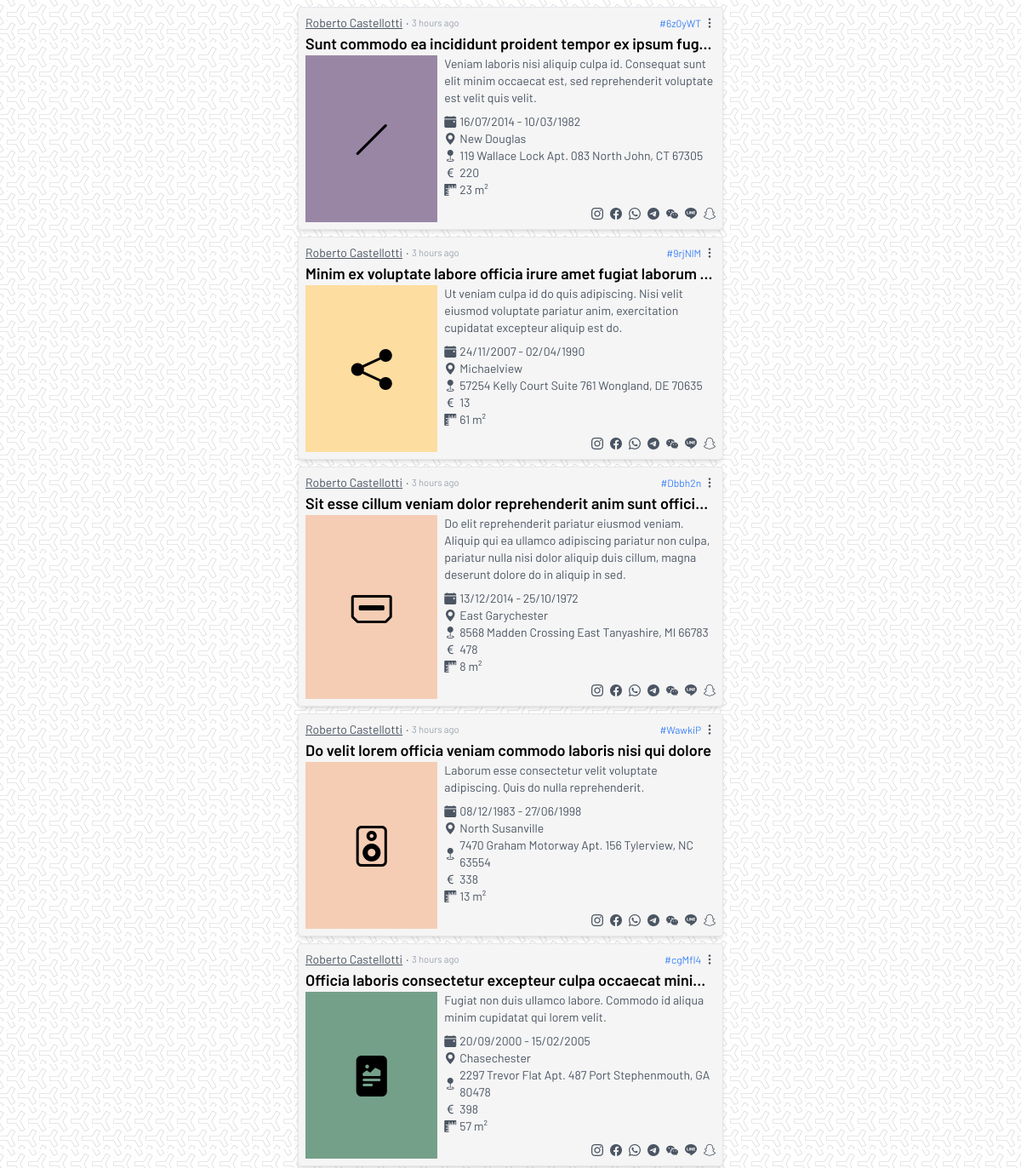
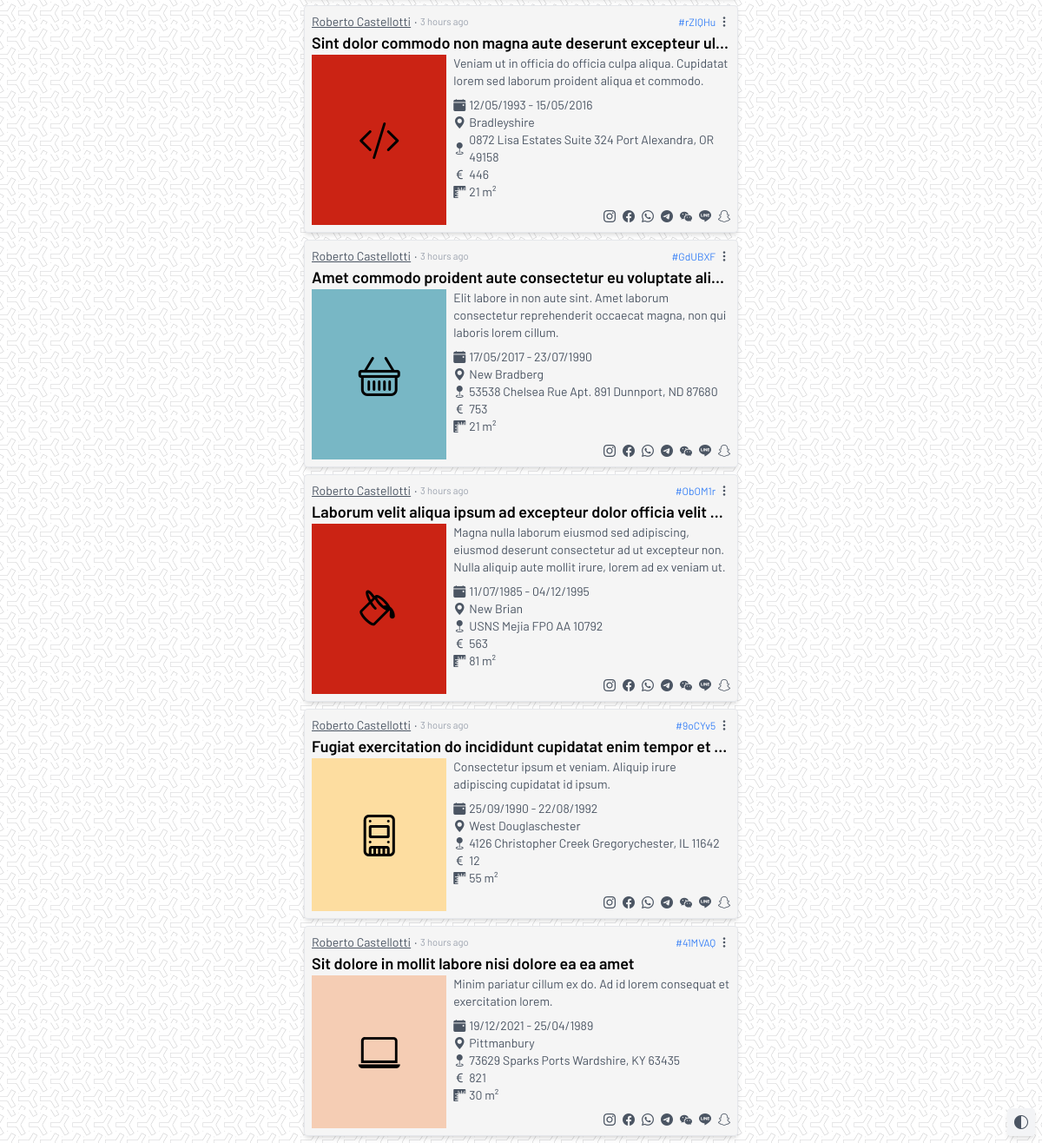
The page / on the database its author committed (2 pictures, top to bottom).
### app.py (models this page shows, shortened)
class Listing(db.Model):
    id = db.Column(db.Integer, primary_key=True)
    title = db.Column(db.String(80), nullable=False)
    price = db.Column(db.Integer, nullable=False)
    slug = db.Column(db.String(120), unique=True, nullable=False)
    image = db.Column(db.String(120))
    city = db.Column(db.String(120))
    street = db.Column(db.String(120))
    shortDescription = db.Column(db.String(1024), nullable=False)
    createdAt = db.Column(db.DateTime, default=datetime.datetime.utcnow)
    startDate = db.Column(db.DateTime)
    endDate = db.Column(db.DateTime)
    dimension = db.Column(db.String(8))
    icon = db.Column(db.String(50))
    color = db.Column(db.String(50))

### app.py (the view)
@app.route("/")
def index():
    listings = Listing.query.all()
    return render_template("index.html", listings=listings)

### templates/index.html
{% extends "base.html" %}
{% block content %}
{% from "listing.html" import listing with context %}
{% for l in listings %}
    {{ listing(l)}}
{% endfor %}
{% endblock %}

### templates/base.html (shortened to what this page needs)
<!DOCTYPE html>
<html lang="en">
    <head>
        <script src="https://cdn.tailwindcss.com"></script>
        <link rel="stylesheet"
              href="https://cdn.jsdelivr.net/npm/bootstrap-icons@1.9.1/font/bootstrap-icons.css"/>
    </head>
    <body class="text-gray-600 dark:text-gray-200 bg-[url('/static/bg.png')] dark:dark-bg">
        <div class="my-2 w-full px-2 sm:px-0 sm:w-5/12 2xl:w-3/12 mx-auto flex flex-col gap-y-2">
            {% block content %}
                {% from "listing.html" import listing with context %}
            {% endblock %}
        </div>
        <div onclick="toggleTheme()"
             class="print:hidden shadow-md fixed bottom-2 right-2 bg-gray-100 dark:bg-zinc-900 rounded w-8 h-8 flex justify-center items-center">
            <i class="bi bi-circle-half"></i>
        </div>
    </body>
</html>

### templates/listing.html
{% macro listing(l) -%}
<div class="p-2 group rounded border shadow-md hover:shadow-xl text-xs sm:text-sm
        bg-neutral-100 hover:bg-neutral-200 text-gray-600
        dark:bg-zinc-800 dark:hover:bg-zinc-900 dark:text-gray-200 dark:border-zinc-900">
    <div class="grid grid-cols-12 gap-x-2">
        <span class="col-span-12 flex gap-x-1">
            <span class="text-gray-600 underline
                        dark:text-gray-300">
                Roberto Castellotti
            </span>
            ·
            <small class="text-gray-400 dark:stone-100">3 hours ago</small>
            <span class="ml-auto">
                <a class="text-xs" href="/l/{{l.slug}}">#{{l.slug}}</a>
                <i class="bi bi-three-dots-vertical"></i>
            </span>
        </span>
        <h1 class="col-span-12 first-letter:uppercase font-semibold truncate
                text-sm sm:text-lg
                text-black
                dark:text-white  ">
            {{ l.title }}
        </h1>
        <div class="{{l.color}} col-span-4 flex
                    text-black
                    dark:text-white">
            <i class="bi {{l.icon}} text-5xl mx-auto my-auto"></i>
        </div>
        <div class="col-span-8 flex flex-col justify-between gap-y-2">
            <p class="leading-4 sm:leading-5">{{ l.shortDescription }}</p>
            <div class="flex flex-col">
                <div class="flex items-center gap-x-1">
                    <i class="bi bi-calendar-event-fill"></i>
                    {{l.startDate.strftime('%d/%m/%Y')}} -
                    {{l.endDate.strftime('%d/%m/%Y')}}
                </div>
                <div class="flex items-center gap-x-1">
                    <i class="bi bi-geo-alt-fill"></i> {{l.city}}
                </div>
                <div class="flex items-center gap-x-1">
                    <i class="bi bi-geo-fill"></i> {{l.street}}
                </div>
                <div class="flex items-center gap-x-1">
                    <i class="bi bi-currency-euro"></i> {{l.price}}
                </div>
                <div class="flex items-center gap-x-1">
                    <i class="bi bi-rulers"></i> {{l.dimension}} m²
                </div>
            </div>
            <span class="ml-auto flex gap-x-2">
                <i class="hover:text-gray-900 hover:scale-110 dark:hover:text-white bi bi-instagram"></i>
                <i class="hover:text-gray-900 hover:scale-110 dark:hover:text-white bi bi-facebook"></i>
                <i class="hover:text-gray-900 hover:scale-110 dark:hover:text-white bi bi-whatsapp"></i>
                <i class="hover:text-gray-900 hover:scale-110 dark:hover:text-white bi bi-telegram"></i>
                <i class="hover:text-gray-900 hover:scale-110 dark:hover:text-white bi bi-wechat"></i>
                <i class="hover:text-gray-900 hover:scale-110 dark:hover:text-white bi bi-line"></i>
                <i class="hover:text-gray-900 hover:scale-110 dark:hover:text-white bi bi-snapchat"></i>
            </span>
        </div>
    </div>
</div>
{%- endmacro %}

### templates/base.html (style rules this page uses)
body { font-family: "Barlow"; }
.Royal2q1 { background-color: rgb(245, 205, 180); }
.Royal2q3 { background-color: rgb(253, 221, 160); }
.Royal2q4 { background-color: rgb(116, 160, 137); }
.Zissou1q1 { background-color: rgb(120, 183, 197); }
.BottleRocket2q1 { background-color: rgb(203, 35, 20); }
.IsleofDogs1q0 { background-color: rgb(153, 134, 165); }

### rows shown on the page
Listing: slug "6z0yWT", title "sunt commodo ea incididunt proident tempor ex ipsum fug…", shortDescription "Veniam laboris nisi aliquip culpa id. Consequat sunt elit minim occaecat est, sed reprehenderit voluptate est velit quis velit.", startDate "16/07/2014", endDate "10/03/1982", city "New Douglas", street "119 Wallace Lock Apt. 083 North John, CT 67305", price "220", dimension "23"
Listing: slug "9rjNlM", title "minim ex voluptate labore officia irure amet fugiat laborum…", shortDescription "Ut veniam culpa id do quis adipiscing. Nisi velit eiusmod voluptate pariatur anim, exercitation cupidatat excepteur aliquip est do.", startDate "24/11/2007", endDate "02/04/1990", city "Michaelview", street "57254 Kelly Court Suite 761 Wongland, DE 70635", price "13", dimension "61"
Listing: slug "Dbbh2n", title "sit esse cillum veniam dolor reprehenderit anim sunt offici…", shortDescription "Do elit reprehenderit pariatur eiusmod veniam. Aliquip qui ea ullamco adipiscing pariatur non culpa, pariatur nulla nisi dolor aliquip duis cillum, magna deserunt dolore do in aliquip in sed.", startDate "13/12/2014", endDate "25/10/1972", city "East Garychester", street "8568 Madden Crossing East Tanyashire, MI 66783", price "478", dimension "8"
Listing: slug "WawkiP", title "do velit lorem officia veniam commodo laboris nisi qui dolore", shortDescription "Laborum esse consectetur velit voluptate adipiscing. Quis do nulla reprehenderit.", startDate "08/12/1983", endDate "27/06/1998", city "North Susanville", street "7470 Graham Motorway Apt. 156 Tylerview, NC 63554", price "338", dimension "13"
Listing: slug "cgMfI4", title "officia laboris consectetur excepteur culpa occaecat mini…", shortDescription "Fugiat non duis ullamco labore. Commodo id aliqua minim cupidatat qui lorem velit.", startDate "20/09/2000", endDate "15/02/2005", city "Chasechester", street "2297 Trevor Flat Apt. 487 Port Stephenmouth, GA 80478", price "398", dimension "57"
Listing: slug "rZIQHu", title "sint dolor commodo non magna aute deserunt excepteur ul…", shortDescription "Veniam ut in officia do officia culpa aliqua. Cupidatat lorem sed laborum proident aliqua et commodo.", startDate "12/05/1993", endDate "15/05/2016", city "Bradleyshire", street "0872 Lisa Estates Suite 324 Port Alexandra, OR 49158", price "446", dimension "21"
Listing: slug "GdUBXF", title "amet commodo proident aute consectetur eu voluptate ali…", shortDescription "Elit labore in non aute sint. Amet laborum consectetur reprehenderit occaecat magna, non qui laboris lorem cillum.", startDate "17/05/2017", endDate "23/07/1990", city "New Bradberg", street "53538 Chelsea Rue Apt. 891 Dunnport, ND 87680", price "753", dimension "21"
Listing: slug "ObOM1r", title "laborum velit aliqua ipsum ad excepteur dolor officia velit…", shortDescription "Magna nulla laborum eiusmod sed adipiscing, eiusmod deserunt consectetur ad ut excepteur non. Nulla aliquip aute mollit irure, lorem ad ex veniam ut.", startDate "11/07/1985", endDate "04/12/1995", city "New Brian", street "USNS Mejia FPO AA 10792", price "563", dimension "81"
Listing: slug "9oCYv5", title "fugiat exercitation do incididunt cupidatat enim tempor et…", shortDescription "Consectetur ipsum et veniam. Aliquip irure adipiscing cupidatat id ipsum.", startDate "25/09/1990", endDate "22/08/1992", city "West Douglaschester", street "4126 Christopher Creek Gregorychester, IL 11642", price "12", dimension "55"
Listing: slug "41MVAQ", title "sit dolore in mollit labore nisi dolore ea ea amet", shortDescription "Minim pariatur cillum ex do. Ad id lorem consequat et exercitation lorem.", startDate "19/12/2021", endDate "25/04/1989", city "Pittmanbury", street "73629 Sparks Ports Wardshire, KY 63435", price "821", dimension "30"
